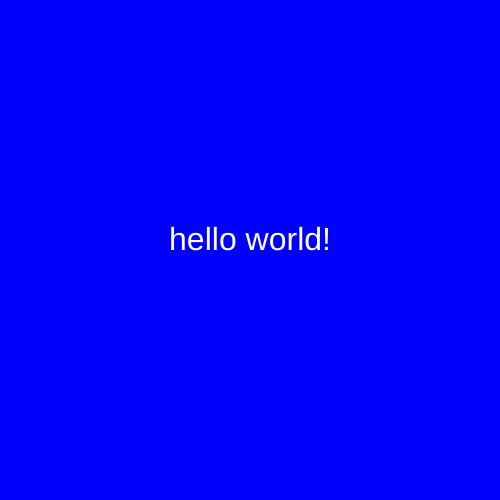
Frame 1 (no input)
Frame 60 (no input): identical to frame 1, image omitted
Frame 120 (the mouse pressed at the canvas centre since frame 60): identical to frame 1, image omitted

The p5.js sketch that drew this single still picture (run headless with seeded random() and noise() and a simulated clock; from frame 60 on, the mouse is pressed at the canvas centre):

// p5.js sketch
// ── sketch.js
function setup() {
  createCanvas(500, 500);
  textAlign(CENTER);
}

function draw() {
  background('blue');
  fill('white');
  textSize(32);
  text("hello world!", width / 2, height / 2);

}
